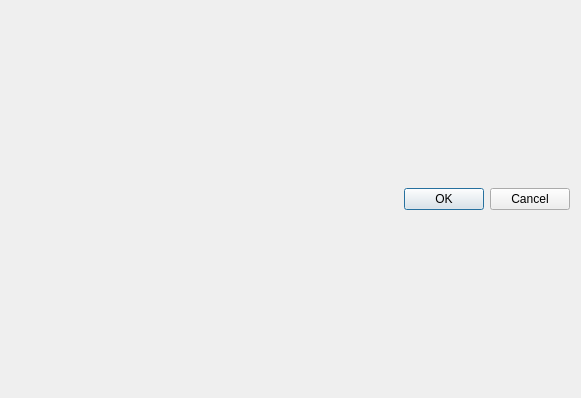
<?xml version="1.0" encoding="UTF-8"?>
<ui version="4.0">
 <class>SelectResourceDlg</class>
 <widget class="QDialog" name="SelectResourceDlg">
  <property name="geometry">
   <rect>
    <x>0</x>
    <y>0</y>
    <width>581</width>
    <height>398</height>
   </rect>
  </property>
  <property name="windowTitle">
   <string>Открыть ресурс</string>
  </property>
  <layout class="QVBoxLayout" name="verticalLayout">
   <item>
    <widget class="QDialogButtonBox" name="buttonBox">
     <property name="orientation">
      <enum>Qt::Horizontal</enum>
     </property>
     <property name="standardButtons">
      <set>QDialogButtonBox::Cancel|QDialogButtonBox::Ok</set>
     </property>
    </widget>
   </item>
  </layout>
 </widget>
 <resources/>
 <connections>
  <connection>
   <sender>buttonBox</sender>
   <signal>accepted()</signal>
   <receiver>SelectResourceDlg</receiver>
   <slot>accept()</slot>
   <hints>
    <hint type="sourcelabel">
     <x>248</x>
     <y>254</y>
    </hint>
    <hint type="destinationlabel">
     <x>157</x>
     <y>274</y>
    </hint>
   </hints>
  </connection>
  <connection>
   <sender>buttonBox</sender>
   <signal>rejected()</signal>
   <receiver>SelectResourceDlg</receiver>
   <slot>reject()</slot>
   <hints>
    <hint type="sourcelabel">
     <x>316</x>
     <y>260</y>
    </hint>
    <hint type="destinationlabel">
     <x>286</x>
     <y>274</y>
    </hint>
   </hints>
  </connection>
 </connections>
</ui>
